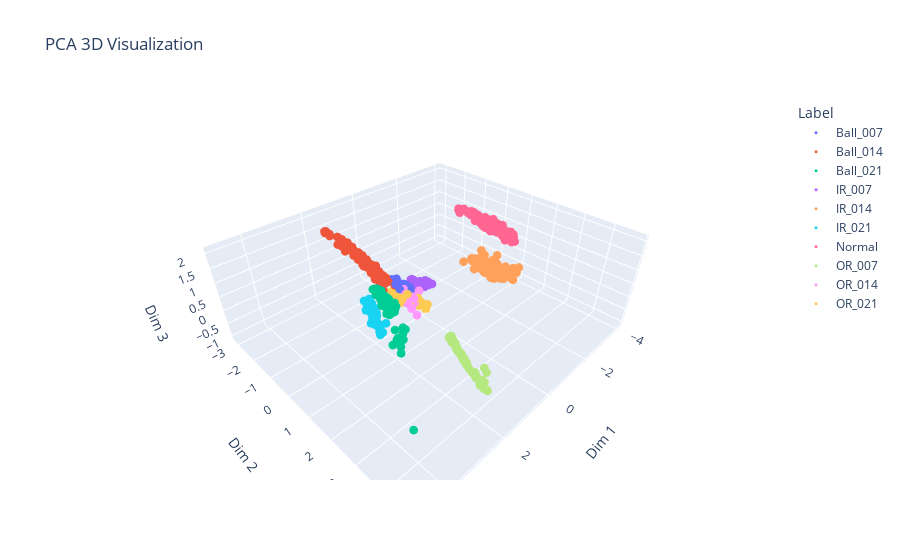
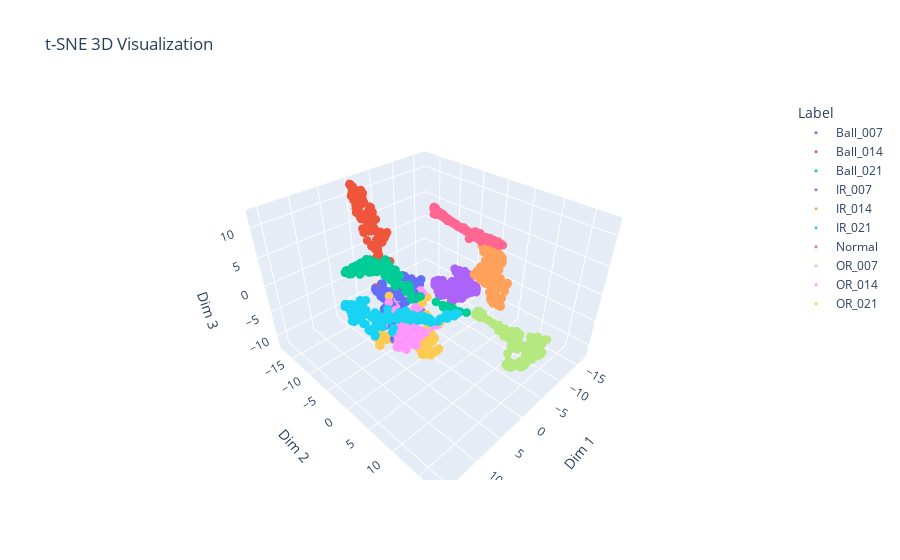

The notebook cell saved with these charts, in order:
### Code cell
import plotly.io as pio
pio.renderers.default = "vscode+iframe"
import pandas as pd
import numpy as np
import plotly.express as px
from sklearn.decomposition import PCA
from sklearn.manifold import TSNE
from sklearn.preprocessing import StandardScaler
SEED = 42

# 標準化數據
scaler = StandardScaler()
datas_scaled = scaler.fit_transform(df.iloc[:, :-1])

# PCA 降維到 3D
pca = PCA(n_components=3)
pca_result = pca.fit_transform(datas_scaled)

# t-SNE 降維到 3D
tsne = TSNE(n_components=3, random_state=SEED)
tsne_result = tsne.fit_transform(datas_scaled)

# 3D 視覺化函數
def plot_3d_embedding(embedding, labels, title):
    # 使用 Plotly Express 進行 3D 散點圖繪製
    df = pd.DataFrame(embedding, columns=['Dim 1', 'Dim 2', 'Dim 3'])
    df['Label'] = labels
    fig = px.scatter_3d(df, x='Dim 1', y='Dim 2', z='Dim 3', color='Label', title=title)
    
    # 設定 marker 大小，調整點的大小
    fig.update_traces(marker=dict(size=3))  # 將點的大小設為 3
    fig.show()

# 視覺化 PCA
plot_3d_embedding(pca_result, labels, "PCA 3D Visualization")

# 視覺化 t-SNE
plot_3d_embedding(tsne_result, labels, "t-SNE 3D Visualization")
